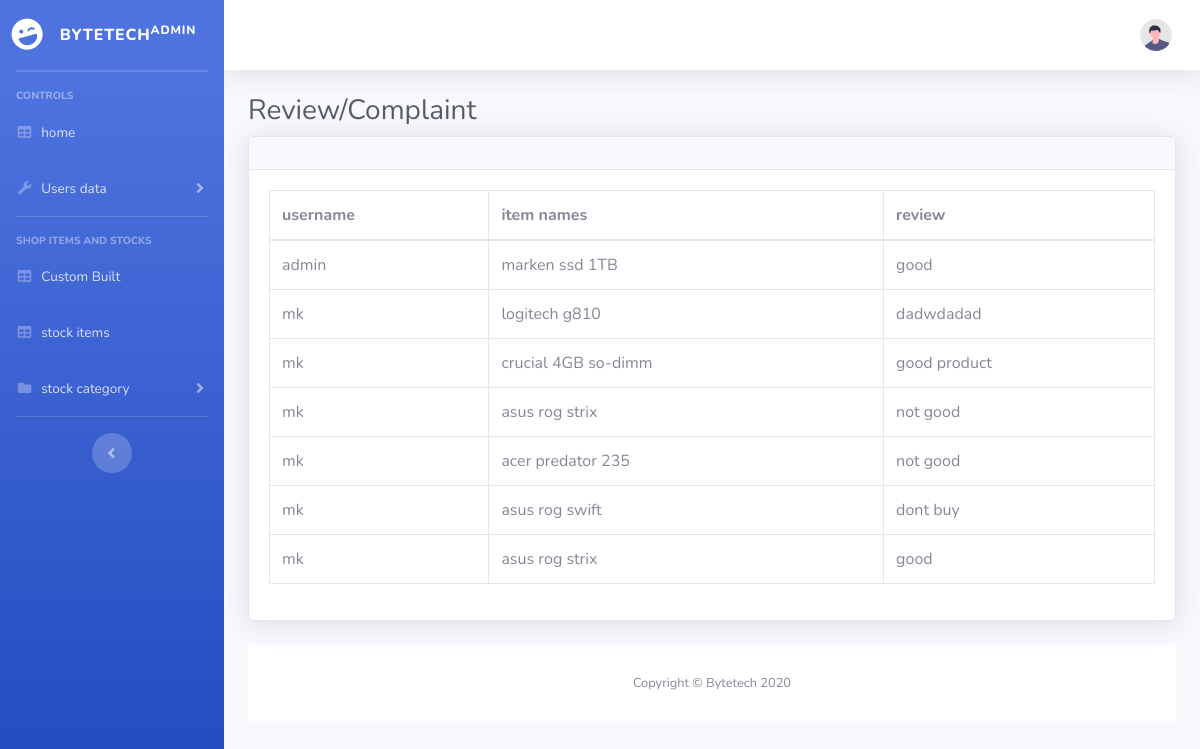
/admin/review.php, run on the app's committed database.
### tables this page shows
CREATE TABLE IF NOT EXISTS `product_review` (
  `id` int(5) NOT NULL AUTO_INCREMENT,
  `u_name` varchar(50) NOT NULL,
  `item_name` varchar(100) NOT NULL,
  `review` text NOT NULL,
  PRIMARY KEY (`id`)
);

### admin/review.php (the view, shortened to what this page needs)
<?php
include('includes/header.php');
include('includes/navebar.php');
?>
        <div id="content-wrapper" class="d-flex flex-column">
            <div id="content">
                <nav class="navbar navbar-expand navbar-light bg-white topbar mb-4 static-top shadow">
 <ul class="navbar-nav ml-auto">
<li class="nav-item dropdown no-arrow">
    <a class="nav-link dropdown-toggle" href="#" id="userDropdown" role="button"
        data-toggle="dropdown" aria-haspopup="true" aria-expanded="false">
        <img class="img-profile rounded-circle"
            src="img/undraw_profile.svg">
    </a>
</li>
</ul>
</nav>
                <div class="container-fluid">
                    <h1 class="h3 mb-2 text-gray-800">Review/Complaint</h1>
<?php
include('../login/db.php');
$result = mysqli_query($con, "SELECT * FROM product_review ");
?>
                    <div class="card shadow mb-4">
                        <div class="card-header py-3">
                        </div>
                        <div class="card-body">
                            <div class="table-responsive">
                                <table class="table table-bordered" id="dataTable" width="100%" cellspacing="0">
                                    <thead>
                                        <tr>
                                            <th>username</th>
                                            <th>item names</th>
                                            <th>review</th>
                                        </tr>
                                    </thead>
                                    <?php
while($row = mysqli_fetch_array($result))
                                        {
                                         echo "<tr>";
                                            echo "<td>".$row['u_name']."</td>";
                                            echo "<td>".$row['item_name']."</td>";
                                            echo "<td>".$row['review']."</td>";
                                            echo "</tr>";
                                        }
                                    ?>
                                </table>
                            </div>
                        </div>
                    </div>
 <?php
include('includes/footer.php');
?>

### data on the page
product_review: u_name "admin", item_name "marken ssd 1TB", review "good"
product_review: u_name "mk", item_name "logitech g810", review "dadwdadad"
product_review: u_name "mk", item_name "crucial 4GB so-dimm", review "good product"
product_review: u_name "mk", item_name "asus rog strix", review "not good"
product_review: u_name "mk", item_name "acer predator 235", review "not good"
product_review: u_name "mk", item_name "asus rog swift", review "dont buy"
product_review: u_name "mk", item_name "asus rog strix", review "good"
